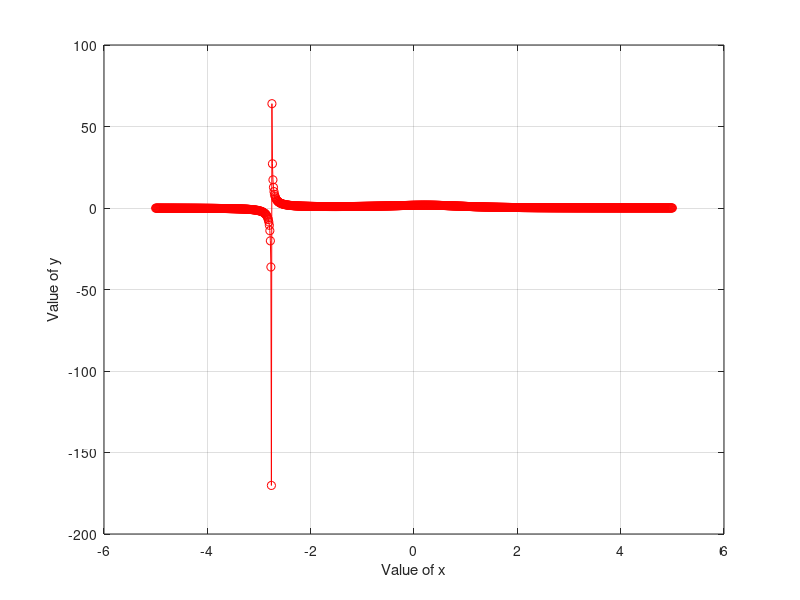

This chart was generated by the following MATLAB code:
clc;
clear all;
x=-5:0.01:5;
y=5./(x.^3+2*x.^2-x+3);
m=y(1:length(x)-1)
n=diff(x)
o=diff(y)
R_Area=m.*n
T_Area=0.5.*diff(x).*diff(y)
a=R_Area+T_Area
Total_sum=sum(a)
%y(1)
%y(2)
%y(3)
%y(4)
%y(5)
figure;
plot(x,y,'-ro')
xlabel('Value of x')
ylabel('Value of y')
grid on

